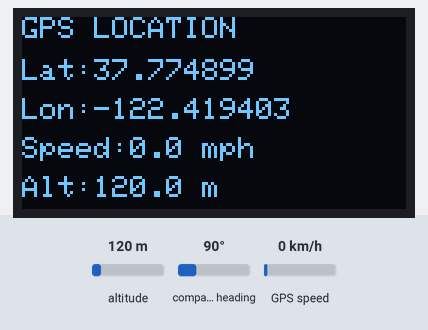
The sketch below on a simulated ESP8266 (NodeMCU). On the bench: 128×64 one-colour display. The test bench sets the inputs (shaded band); at power-on: altitude 120 m, GPS speed 0 km/h, compass heading 90°. WiFi joins after 1.5 s; servers stay silent unless stated; the GPS gets a fix after 3 s at 37.7749, -122.4194 with 8 satellites; no MQTT or app messages arrive unless stated; what the sketch prints to the serial monitor is not drawn.

Above: at 6.2 s.
6.3 s: altitude set to 20 m
At 12.4 s:
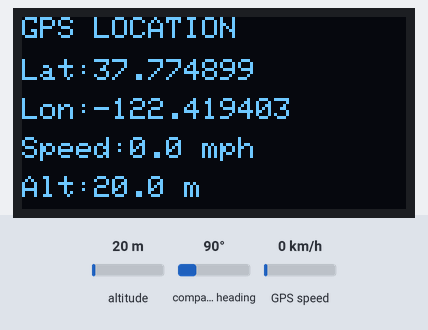
13.2 s: GPS speed set to 2 km/h
At 18.2 s:
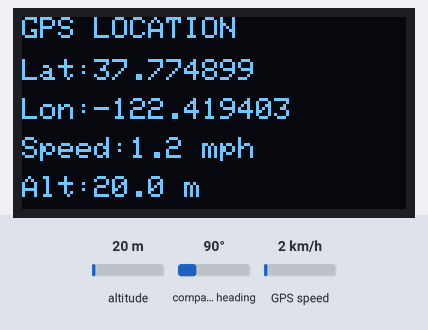
19.2 s: altitude set to 250 m
At 24.1 s:
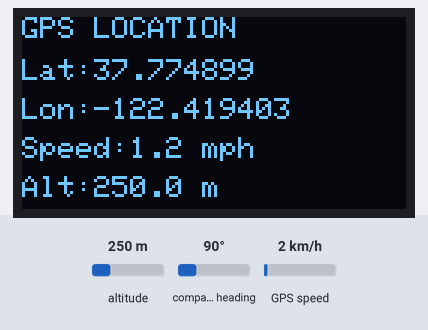
25.2 s: GPS speed set to 30 km/h
At 31.2 s:
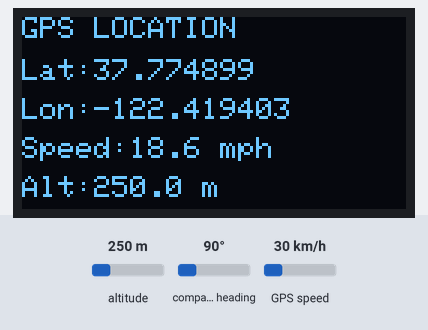
Timing chart, 0 to 32.3 s (numbered marks = the images above; inputs shaded):
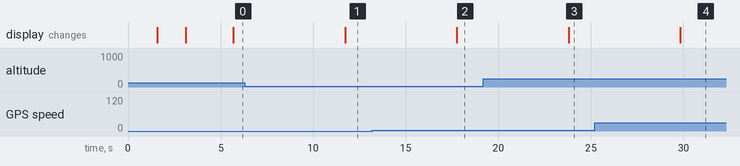

Measured:
- after the input at 6.3 s, the display: changes after 5.4 s (image 1)
- after the input at 13.2 s, the display: changes after 4.6 s (image 2)
- after the input at 19.2 s, the display: changes after 4.6 s (image 3)
- after the input at 25.2 s, the display: changes after 4.6 s (image 4)

The sketch:

gps_adafruit_io.ino
```cpp
#include <ESP8266WiFi.h>
#include <TinyGPSPlus.h>
#include <SoftwareSerial.h>

#include <Wire.h>
#include <Adafruit_GFX.h>
#include <Adafruit_SSD1306.h>

#include "Adafruit_MQTT.h"
#include "Adafruit_MQTT_Client.h"

// =====================================================
// OLED SETTINGS
// =====================================================

#define SCREEN_WIDTH 128
#define SCREEN_HEIGHT 64
#define OLED_RESET -1
#define OLED_ADDRESS 0x3C

Adafruit_SSD1306 display(SCREEN_WIDTH, SCREEN_HEIGHT, &Wire, OLED_RESET);


// =====================================================
// GPS SETTINGS
// =====================================================

static const int RXPin = D6;
static const int TXPin = D5;

static const uint32_t GPSBaud = 9600;

TinyGPSPlus gps;

SoftwareSerial softSerial(RXPin, TXPin);


// =====================================================
// WIFI PARAMETERS
// =====================================================

#define WLAN_SSID       "Xiaomi13T"
#define WLAN_PASS       "11122233"


// =====================================================
// ADAFRUIT IO
// =====================================================

#define AIO_SERVER      "io.adafruit.com"
#define AIO_SERVERPORT  1883

#define AIO_USERNAME    ""
#define AIO_KEY         ""


WiFiClient client;

Adafruit_MQTT_Client mqtt(
  &client,
  AIO_SERVER,
  AIO_SERVERPORT,
  AIO_USERNAME,
  AIO_KEY
);


// Adafruit IO GPS feed
Adafruit_MQTT_Publish GPSLocation =
  Adafruit_MQTT_Publish(
    &mqtt,
    AIO_USERNAME "/feeds/GPSLocation/csv"
  );


// =====================================================
// GPS VARIABLES
// =====================================================

float speed_mph = 0;
float alltitude = 0;
float lati = 0;
float longi = 0;

char gpsdata[120];


// =====================================================
// SETUP
// =====================================================

void setup() {

  Serial.begin(115200);

  softSerial.begin(GPSBaud);


  // ===================================================
  // START OLED
  // ===================================================

  Wire.begin(D2, D1);   // SDA = D2, SCL = D1

  if (!display.begin(SSD1306_SWITCHCAPVCC, OLED_ADDRESS)) {

    Serial.println(F("SSD1306 OLED not found!"));

    while (1);
  }

  display.clearDisplay();
  display.setTextColor(SSD1306_WHITE);

  display.setTextSize(1);

  display.setCursor(0, 0);
  display.println("ESP8266 GPS");

  display.setCursor(0, 15);
  display.println("Starting...");

  display.display();

  delay(1500);


  // ===================================================
  // CONNECT TO WIFI
  // ===================================================

  display.clearDisplay();

  display.setCursor(0, 0);
  display.println("Connecting WiFi...");

  display.display();


  Serial.print(F("Connecting to "));
  Serial.println(WLAN_SSID);

  WiFi.begin(WLAN_SSID, WLAN_PASS);


  while (WiFi.status() != WL_CONNECTED) {

    delay(500);

    Serial.print(F("."));
  }


  Serial.println();

  Serial.println(F("WiFi connected"));

  Serial.print(F("IP address: "));
  Serial.println(WiFi.localIP());


  // ===================================================
  // OLED WIFI STATUS
  // ===================================================

  display.clearDisplay();

  display.setCursor(0, 0);
  display.println("WiFi Connected");

  display.setCursor(0, 15);
  display.println(WiFi.localIP());

  display.display();

  delay(1500);


  // ===================================================
  // CONNECT TO ADAFRUIT IO
  // ===================================================

  connect();
}


// =====================================================
// CONNECT TO ADAFRUIT IO
// =====================================================

void connect() {

  Serial.print(F("Connecting to Adafruit IO... "));

  int8_t ret;

  while ((ret = mqtt.connect()) != 0) {

    switch (ret) {

      case 1:
        Serial.println(F("Wrong protocol"));
        break;

      case 2:
        Serial.println(F("ID rejected"));
        break;

      case 3:
        Serial.println(F("Server unavailable"));
        break;

      case 4:
        Serial.println(F("Bad user/pass"));
        break;

      case 5:
        Serial.println(F("Not authorized"));
        break;

      case 6:
        Serial.println(F("Failed to subscribe"));
        break;

      default:
        Serial.println(F("Connection failed"));
        break;
    }


    if (ret >= 0)
      mqtt.disconnect();


    Serial.println(F("Retrying connection..."));

    delay(10000);
  }


  Serial.println(F("Adafruit IO Connected!"));
}


// =====================================================
// LOOP
// =====================================================

void loop() {

  // Keep MQTT connection alive
  if (!mqtt.ping(3)) {

    if (!mqtt.connected())
      connect();
  }


  // Read GPS data
  readGPSData();


  // ===================================================
  // CHECK FOR VALID GPS LOCATION
  // ===================================================

  if (gps.location.isValid()) {

    // Get GPS values
    lati = gps.location.lat();
    longi = gps.location.lng();

    // Speed in MPH
    if (gps.speed.isValid())
      speed_mph = gps.speed.mph();
    else
      speed_mph = 0;

    // Altitude
    if (gps.altitude.isValid())
      alltitude = gps.altitude.meters();
    else
      alltitude = 0;


    // =================================================
    // DISPLAY DATA ON OLED
    // =================================================

    displayGPSData();


    // =================================================
    // CREATE CSV DATA
    // =================================================

    getCoordinates();


    // =================================================
    // SEND DATA TO ADAFRUIT IO
    // =================================================

    Serial.println();
    Serial.println(F("Valid GPS location found!"));

    Serial.print(F("Latitude: "));
    Serial.println(lati, 6);

    Serial.print(F("Longitude: "));
    Serial.println(longi, 6);

    Serial.print(F("Altitude: "));
    Serial.print(alltitude);
    Serial.println(F(" m"));

    Serial.print(F("Speed: "));
    Serial.print(speed_mph);
    Serial.println(F(" mph"));

    Serial.print(F("Sending to Adafruit IO... "));


    if (!GPSLocation.publish(gpsdata)) {

      Serial.println(F("Failed"));

    }
    else {

      Serial.println(F("Sent!"));
    }

  }

  else {

    // =================================================
    // NO VALID GPS LOCATION
    // =================================================

    display.clearDisplay();

    display.setTextSize(1);

    display.setCursor(0, 0);
    display.println("GPS STATUS");

    display.setCursor(0, 18);
    display.println("Waiting for");

    display.setCursor(0, 32);
    display.println("valid location...");

    display.setCursor(0, 50);
    display.println("Searching GPS");

    display.display();


    Serial.println(F("Waiting for valid GPS location..."));
  }


  delay(5000);
}


// =====================================================
// CREATE GPS CSV DATA
// =====================================================

void getCoordinates() {

  char *p = gpsdata;


  // Speed
  dtostrf(speed_mph, 2, 6, p);

  p += strlen(p);

  p[0] = ',';
  p++;


  // Latitude
  dtostrf(lati, 2, 6, p);

  p += strlen(p);

  p[0] = ',';
  p++;


  // Longitude
  dtostrf(longi, 3, 6, p);

  p += strlen(p);

  p[0] = ',';
  p++;


  // Altitude
  dtostrf(alltitude, 2, 6, p);

  p += strlen(p);


  // Null terminate
  p[0] = 0;


  Serial.print(F("CSV: "));
  Serial.println(gpsdata);
}


// =====================================================
// DISPLAY GPS DATA ON OLED
// =====================================================

void displayGPSData() {

  display.clearDisplay();

  display.setTextColor(SSD1306_WHITE);


  // Title
  display.setTextSize(1);

  display.setCursor(0, 0);
  display.println("GPS LOCATION");


  // Latitude
  display.setCursor(0, 14);
  display.print("Lat:");
  display.println(lati, 6);


  // Longitude
  display.setCursor(0, 27);
  display.print("Lon:");
  display.println(longi, 6);


  // Speed
  display.setCursor(0, 40);
  display.print("Speed:");
  display.print(speed_mph, 1);
  display.println(" mph");


  // Altitude
  display.setCursor(0, 53);
  display.print("Alt:");
  display.print(alltitude, 1);
  display.println(" m");


  display.display();
}


// =====================================================
// READ GPS DATA
// =====================================================

void readGPSData() {

  unsigned long start = millis();


  // Read GPS for 1 second
  while (millis() - start < 1000) {

    while (softSerial.available()) {

      gps.encode(softSerial.read());
    }
  }


  // Check whether GPS module is sending data
  if (millis() > 5000 && gps.charsProcessed() < 10) {

    Serial.println(F("Waiting for GPS data..."));
  }
}
```
